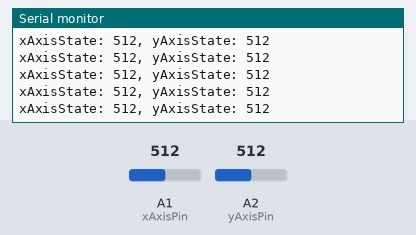
A sketch run on a simulated Arduino Uno, built with avr-gcc and run on an emulated ATmega328P. Parts: the last lines printed to the serial monitor. Inputs (shaded band) come from the test bench; at power-on: A1 (xAxisPin) = 512, A2 (yAxisPin) = 512.

Above: at 1.2 s.
1.3 s: A1 (xAxisPin) set to 106
At 1.8 s:
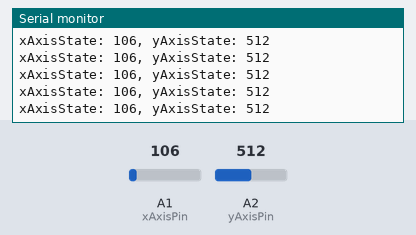
4.3 s: A1 (xAxisPin) set to 94
At 4.8 s:
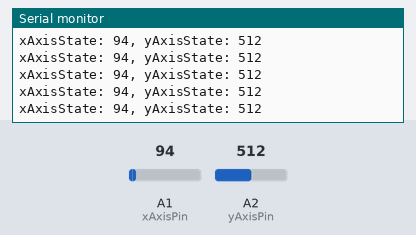
5.8 s: A2 (yAxisPin) set to 105
At 6.3 s:
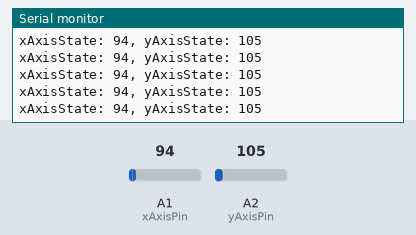
8.8 s: A2 (yAxisPin) set to 88
At 9.3 s:
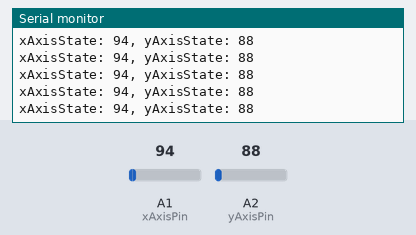
Timing chart, 0 to 11.8 s (numbered marks = the images above; inputs shaded):
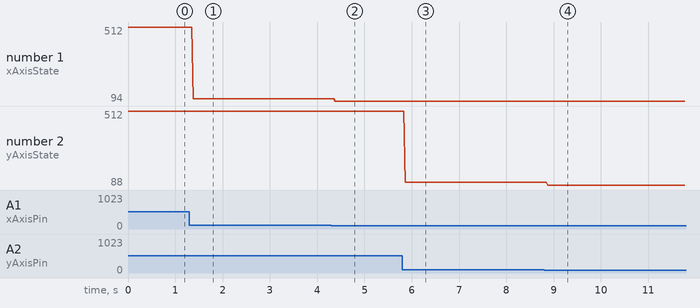

Measured:
- after the input at 1.3 s, the serial monitor: prints a new line after 0.08 s (image 1)
- after the input at 4.3 s, the serial monitor: prints a new line after 0.09 s (image 2)
- after the input at 5.8 s, the serial monitor: prints a new line after 0.06 s (image 3)
- after the input at 8.8 s, the serial monitor: prints a new line after 0.08 s (image 4)
- plotted number 1: 512 → 106 after the input at 1.3 s, 106 → 94 after the input at 4.3 s
- plotted number 2: 512 → 105 after the input at 5.8 s, 105 → 88 after the input at 8.8 s

The sketch:

ArduinoUnoR4_Joystick_Axes_Error.ino
```cpp
const int xAxisPin = A1;
const int yAxisPin = A2;

int xAxisState = 0;
int yAxisState = 0;
char buffer[64];

void setup() {
  Serial.begin(9600);
  pinMode(xAxisPin, INPUT);
  pinMode(yAxisPin, INPUT);
}

void loop() {
  xAxisState = analogRead(xAxisPin);
  yAxisState = analogRead(yAxisPin);

  sprintf(buffer, "xAxisState: %d, yAxisState: %d", xAxisState, yAxisState);
  Serial.println(buffer);
  delay(10);
}
```
